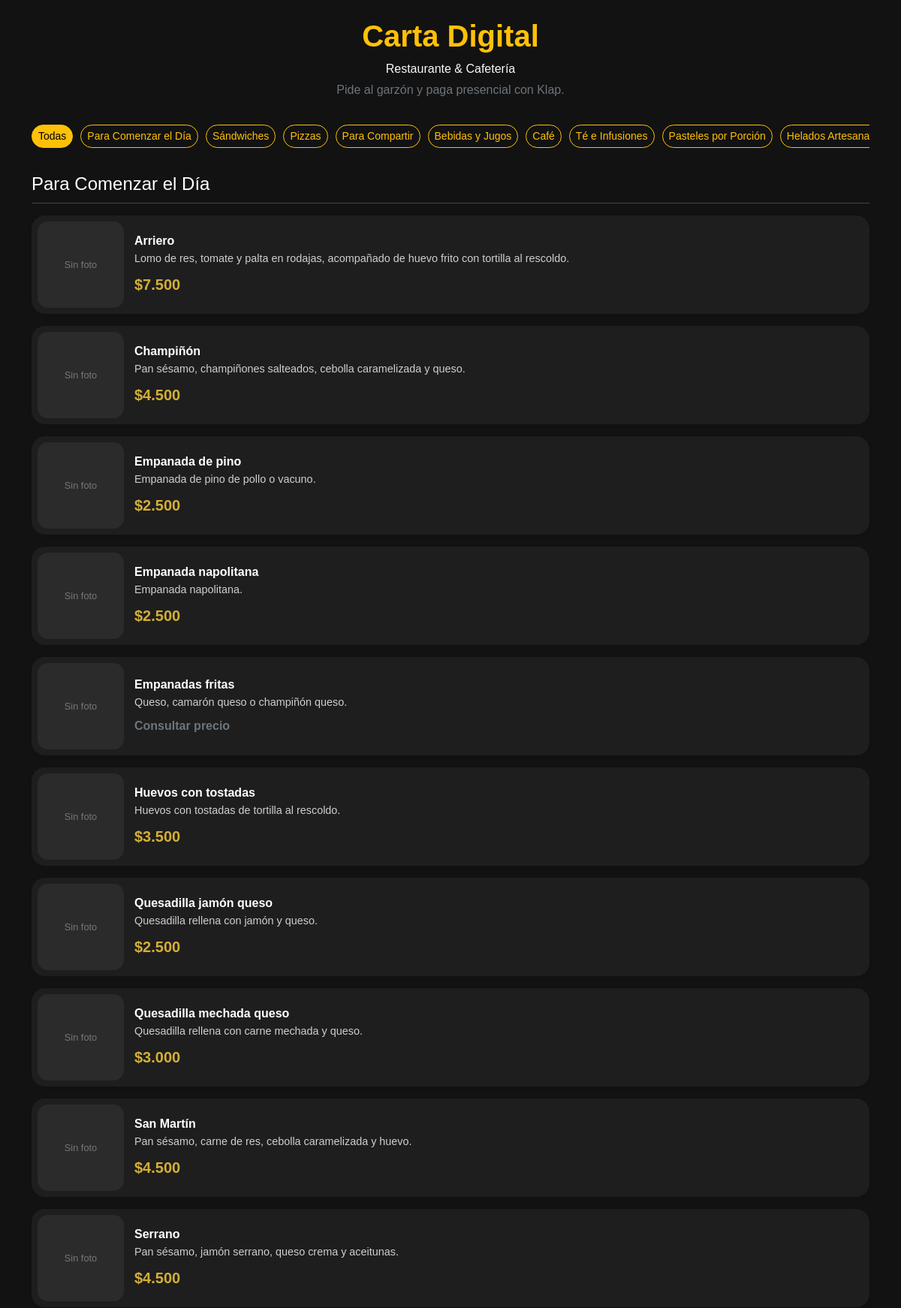
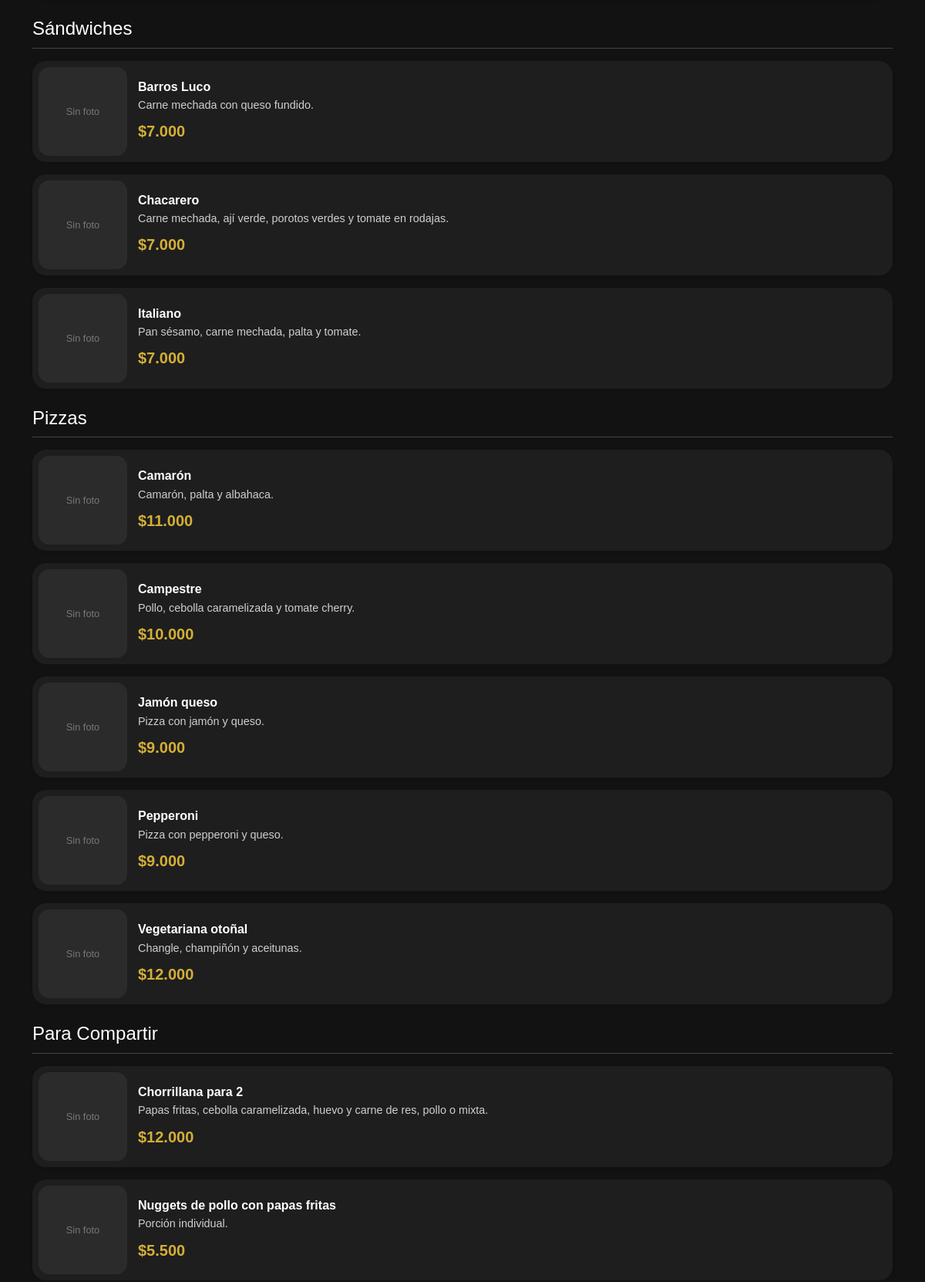
Page /carta.php (upper part) on the committed database (2 pictures, top to bottom).
### tables this page shows
CREATE TABLE categorias (
    id INT AUTO_INCREMENT PRIMARY KEY,
    nombre VARCHAR(100) NOT NULL,
    tipo ENUM('restaurante', 'cafeteria') NOT NULL,
    orden INT DEFAULT 0,
    activo TINYINT(1) DEFAULT 1
);

CREATE TABLE productos (
    id INT AUTO_INCREMENT PRIMARY KEY,
    categoria_id INT NOT NULL,
    nombre VARCHAR(150) NOT NULL,
    descripcion TEXT,
    precio INT DEFAULT 0,
    imagen VARCHAR(255),
    destacado TINYINT(1) DEFAULT 0,
    agotado TINYINT(1) DEFAULT 0,
    activo TINYINT(1) DEFAULT 1,
    CONSTRAINT fk_productos_categorias
        FOREIGN KEY (categoria_id)
        REFERENCES categorias(id)
        ON UPDATE CASCADE
        ON DELETE RESTRICT
);

### includes/helpers.php (called while the page is built, shortened)
<?php
function limpiarTexto($texto)
{
    return htmlspecialchars($texto ?? "", ENT_QUOTES, "UTF-8");
}
function formatoPrecio($precio)
{
    return '$' . number_format((int) $precio, 0, ',', '.');
}

### carta.php (the view, shortened to what this page needs)
<?php
require_once "includes/conexion.php";
require_once "includes/helpers.php";
$categorias = $pdo->query("
    SELECT *
    FROM categorias
    WHERE activo = 1
    ORDER BY tipo ASC, orden ASC
")->fetchAll(PDO::FETCH_ASSOC);
$productos = $pdo->query("
    SELECT *
    FROM productos
    WHERE activo = 1
    ORDER BY destacado DESC, nombre ASC
")->fetchAll(PDO::FETCH_ASSOC);
$productosPorCategoria = [];
foreach ($productos as $producto) {
    $productosPorCategoria[$producto["categoria_id"]][] = $producto;
}
$precios = $pdo->query("
    SELECT *
    FROM producto_precios
    WHERE activo = 1
    ORDER BY orden ASC
")->fetchAll(PDO::FETCH_ASSOC);
$preciosPorProducto = [];
foreach ($precios as $precio) {
    $preciosPorProducto[$precio["producto_id"]][] = $precio;
}
?>
<!DOCTYPE html>
<html lang="es">
<head>
    <link href="https://cdn.jsdelivr.net/npm/bootstrap@5.3.3/dist/css/bootstrap.min.css" rel="stylesheet">
    <link href="assets/css/carta.css" rel="stylesheet">
</head>
<body>
<div class="container py-4">
    <div class="text-center mb-4">
        <h1 class="fw-bold text-warning">Carta Digital</h1>
        <p class="text-light mb-1">Restaurante & Cafetería</p>
        <p class="text-secondary">Pide al garzón y paga presencial con Klap.</p>
    </div>
    <div class="categoria-nav mb-4">
        <button class="btn btn-warning btn-sm filtro-categoria" data-categoria="todas">
            Todas
        </button>
        <?php foreach ($categorias as $categoria): ?>
            <button class="btn btn-outline-warning btn-sm filtro-categoria"
                data-categoria="<?= (int) $categoria["id"] ?>">
                <?= limpiarTexto($categoria["nombre"]) ?>
            </button>
        <?php endforeach; ?>
    </div>
    <?php foreach ($categorias as $categoria): ?>
        <section class="bloque-categoria" data-categoria="<?= (int) $categoria["id"] ?>">
            <h4 class="mt-4 mb-3 categoria-titulo">
                <?= limpiarTexto($categoria["nombre"]) ?>
            </h4>
            <?php if (!empty($productosPorCategoria[$categoria["id"]])): ?>
                <div class="row g-3">
                    <?php foreach ($productosPorCategoria[$categoria["id"]] as $producto): ?>
                        <?php
                        $productoId = (int) $producto["id"];
                        ?>
                        <div class="col-12">
                            <div class="card producto-card shadow-sm">
                                <div class="card-body p-2">
                                    <div class="producto-horizontal">
                                        <div class="producto-foto">
                                            <?php if (!empty($producto["imagen"])): ?>
                                                <img src="uploads/productos/<?= limpiarTexto($producto["imagen"]) ?>"
                                                     alt="<?= limpiarTexto($producto["nombre"]) ?>">
                                            <?php else: ?>
                                                <div class="sin-foto">Sin foto</div>
                                            <?php endif; ?>
                                        </div>
                                        <div class="producto-info">
                                            <h5 class="card-title mb-1">
                                                <?= limpiarTexto($producto["nombre"]) ?>
                                            </h5>
                                            <p class="card-text mb-2">
                                                <?= limpiarTexto($producto["descripcion"]) ?>
                                            </p>
                                            <?php if ($producto["agotado"] == 1): ?>
                                                <strong class="text-danger fs-5">
                                                    No disponible
                                                </strong>
                                            <?php elseif (!empty($preciosPorProducto[$productoId])): ?>
                                                <div class="text-success fs-5">
                                                    <?php foreach ($preciosPorProducto[$productoId] as $variante): ?>
                                                        <div class="precio-variante">
                                                            <span><?= limpiarTexto($variante["nombre"]) ?></span>
                                                            <strong><?= formatoPrecio($variante["precio"]) ?></strong>
                                                        </div>
                                                    <?php endforeach; ?>
                                                </div>
                                            <?php elseif ($producto["precio"] > 0): ?>
                                                <strong class="text-success fs-5">
                                                    <?= formatoPrecio($producto["precio"]) ?>
                                                </strong>
                                            <?php else: ?>
                                                <strong class="text-secondary">
                                                    Consultar precio
                                                </strong>
                                            <?php endif; ?>
                                        </div>
                                    </div>
                                </div>
                            </div>
                        </div>
                    <?php endforeach; ?>
                </div>
            <?php else: ?>
                <p class="text-secondary">Próximamente.</p>
            <?php endif; ?>
        </section>
    <?php endforeach; ?>
</div>
</body>
</html>

### assets/css/carta.css (style rules this page uses)
html { scroll-behavior: smooth; }
body { background: #121212; color: #ffffff; font-family: Arial, Helvetica, sans-serif; }
.categoria-nav { display: flex; gap: 10px; overflow-x: auto; padding: 10px 0; position: sticky; top: 0; z-index: 999; background: #121212; }
.categoria-nav .btn { white-space: nowrap; border-radius: 30px; transition: .25s; }
.card-title { color: #ffffff; font-weight: bold; }
.categoria-titulo { color: #ffffff; padding-bottom: 10px; border-bottom: 1px solid #444; }
.producto-card { background: #1e1e1e; border: none; border-radius: 18px; overflow: hidden; transition: .25s; }
.producto-horizontal { display: flex; align-items: center; gap: 14px; }
.producto-info { flex: 1; }
.producto-info h5 { font-size: 1rem; }
.producto-info p { font-size: .90rem; color: #cfcfcf; }
.producto-foto { width: 115px; height: 115px; flex-shrink: 0; overflow: hidden; border-radius: 14px; background: #2b2b2b; }
.sin-foto { display: flex; justify-content: center; align-items: center; height: 100%; color: #777; font-size: .8rem; }
.text-success { color: #d4af37 !important; font-size: 22px; font-weight: bold; }

### rows in the picture
categorias: nombre "Para Comenzar el Día"
categorias: nombre "Sándwiches"
categorias: nombre "Pizzas"
categorias: nombre "Para Compartir"
categorias: nombre "Bebidas y Jugos"
categorias: nombre "Café"
categorias: nombre "Té e Infusiones"
categorias: nombre "Pasteles por Porción"
categorias: nombre "Helados…"
productos: shows "Sin foto", nombre "Arriero", descripcion "Lomo de res, tomate y palta en rodajas, acompañado de huevo frito con tortilla al rescoldo.", precio "$7.500"
productos: shows "Sin foto", nombre "Champiñón", descripcion "Pan sésamo, champiñones salteados, cebolla caramelizada y queso.", precio "$4.500"
productos: shows "Sin foto", nombre "Empanada de pino", descripcion "Empanada de pino de pollo o vacuno.", precio "$2.500"
productos: shows "Sin foto", nombre "Empanada napolitana", descripcion "Empanada napolitana.", precio "$2.500"
productos: shows "Sin foto", nombre "Empanadas fritas", descripcion "Queso, camarón queso o champiñón queso.", agotado "Consultar precio"
productos: shows "Sin foto", nombre "Huevos con tostadas", descripcion "Huevos con tostadas de tortilla al rescoldo.", precio "$3.500"
productos: shows "Sin foto", nombre "Quesadilla jamón queso", descripcion "Quesadilla rellena con jamón y queso.", precio "$2.500"
productos: shows "Sin foto", nombre "Quesadilla mechada queso", descripcion "Quesadilla rellena con carne mechada y queso.", precio "$3.000"
productos: shows "Sin foto", nombre "San Martín", descripcion "Pan sésamo, carne de res, cebolla caramelizada y huevo.", precio "$4.500"
productos: shows "Sin foto", nombre "Serrano", descripcion "Pan sésamo, jamón serrano, queso crema y aceitunas.", precio "$4.500"
productos: shows "Sin foto", nombre "Barros Luco", descripcion "Carne mechada con queso fundido.", precio "$7.000"
productos: shows "Sin foto", nombre "Chacarero", descripcion "Carne mechada, ají verde, porotos verdes y tomate en rodajas.", precio "$7.000"
productos: shows "Sin foto", nombre "Italiano", descripcion "Pan sésamo, carne mechada, palta y tomate.", precio "$7.000"
productos: shows "Sin foto", nombre "Camarón", descripcion "Camarón, palta y albahaca.", precio "$11.000"
productos: shows "Sin foto", nombre "Campestre", descripcion "Pollo, cebolla caramelizada y tomate cherry.", precio "$10.000"
productos: shows "Sin foto", nombre "Jamón queso", descripcion "Pizza con jamón y queso.", precio "$9.000"
productos: shows "Sin foto", nombre "Pepperoni", descripcion "Pizza con pepperoni y queso.", precio "$9.000"
productos: shows "Sin foto", nombre "Vegetariana otoñal", descripcion "Changle, champiñón y aceitunas.", precio "$12.000"
productos: shows "Sin foto", nombre "Chorrillana para 2", descripcion "Papas fritas, cebolla caramelizada, huevo y carne de res, pollo o mixta.", precio "$12.000"
productos: shows "Sin foto", nombre "Nuggets de pollo con papas fritas", descripcion "Porción individual.", precio "$5.500"
